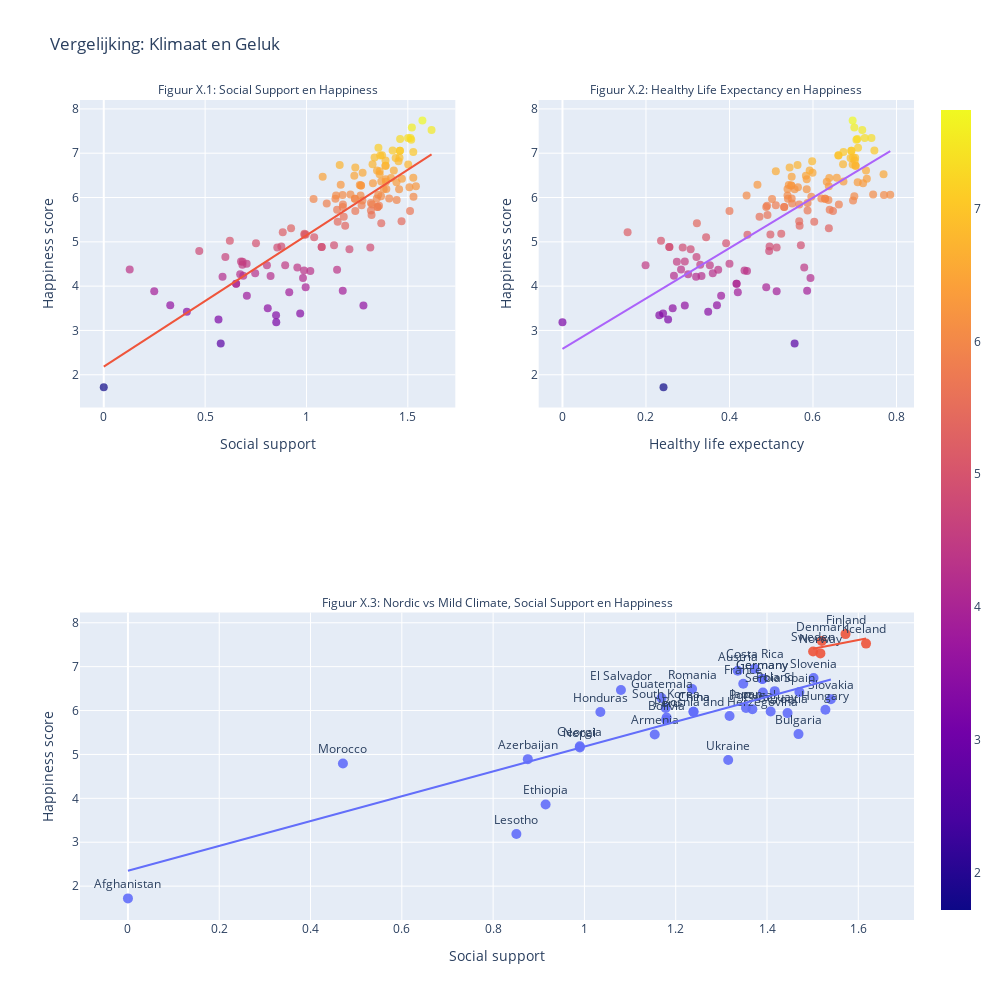

Write notebook code for a chart like this one.
### Markdown cell above
In het World Happiness Report (2025) dataset is te zien dat de Scandinavische landen (Noorwegen, Zweden, Finland, Denemarken en Ijsland) heel hoog scoren op Happiness score, ondanks dat deze landen over het algemeen lange en extremere winters hebben. Eerder is er aangetoond dat er een hoge correlatie zitten tussen Social support (sociale voorzieningen) en Healthy Life expectancy met de Happiness score. Dit kunnen we ook zien in de Figuren X.1 en X.2 hieronder. 

In Figuur X.1 zijn verschillende landen in een grafiek te zien waar op de x-as de score van Social support staat, en op de y-as de Happiness score van het betreffende land. Er is een positieve trend te zien in deze grafiek, en is het duidelijk te zien dat over het algemeen landen met betere sociale voorzieningen, ook een hogere Happiness score hebben. Mensen zijn ook meer tevreden met hun leven als ze op iemand of iets kunnen vertrouwen als ze in nood zijn (Calvo et al., 2012). Het is daarom ook niet heel bijzonder dat de correlatie tussen Social support en Happiness hoog is, omdat Social support een grote rol speelt in een maatschappij. 

Daarnaast is ook de correlatie tussen Healthy life expectancy en Happiness duidelijk te zien in Figuur X.2, waar landen met een betere levensverwachting, ook blijer zijn. Healthy life expectancy betekent dat men hier een gezonde leven kan leiden en daardoor ook minder zorgen zal hebben voor hun eigen gezondheid, of die van hun dierbaren. Goede gezondheidszorg zorgt dus voor een sterkere gevoel van veiligheid en welzijn. 

En om te laten zien dat er een degelijk verschil is tussen de Happiness scores van Scandinavische landen en andere landen met een mildere klimaat, worden de Scandinavische landen in Figuur X.3 vergeleken met andere landen. Hier is gekozen voor landen met een gemiddelde temperatuur tussen 16 en 23 graden celsius, wat al hoger is dan het gemiddelde temperatuur van de Scandinavische landen, en worden die vergeleken met de Scandinavische landen zelf. De factor Social support wordt hier ook bij gedaan, om te laten zien dat een aantal van deze landen slechtere sociale steun hebben, en ook een lagere Happiness score. Uit het figuur is duidelijk te zien dat de Scandinavische landen een redelijk stuk hoger scoren op Happiness dan andere landen met mildere klimaten en lagere sociale steun, en laat dus zien hoe belangrijk de factor Social support is.

### Code cell
# Definieer Nordic en gemiddeld warme landen
nordics = ['Sweden', 'Norway', 'Finland', 'Denmark', 'Iceland']
avg_temp_df = df123[(df123['temperature_celsius'] >= 16) & (df123['temperature_celsius'] <= 23)]
avg_temp_countries = avg_temp_df['country'].unique()

# Voeg Highlight-kolom toe voor categorisering
def climate_category(row):
    if row['country'] in nordics:
        return 'Nordic'
    elif row['country'] in avg_temp_countries:
        return 'Mild Climate'
    else:
        return 'Other'

df123['Highlight'] = df123.apply(climate_category, axis=1)

# Eerste plot: alle landen, viridis kleuren op basis van social support
scatter_all = px.scatter(
    df123,
    x='Social support',
    y='Ladder score',
    color='Ladder score',                  # Viridis op happiness
    color_continuous_scale='viridis',
    trendline='ols',                        
    title='Correlatie: Social Support vs Happiness (alle landen)',
    hover_name='country'
)

scatter_all.update_traces(marker=dict(size=8, opacity=0.7), textposition='top center')

# Tweede plot: alle landen, viridis kleuren op basis van Healthy life expectancy
scatter_health = px.scatter(
    df123,
    x='Healthy life expectancy',
    y='Ladder score',
    color='Ladder score',
    color_continuous_scale='viridis',
    trendline='ols',
    title='Healthy Life Expectancy vs Happiness',
    hover_name='country'
)
scatter_health.update_traces(marker=dict(size=8, opacity=0.7), textposition='top center')

# Derde plot: enkel Nordic vs Mild Climate landen
scan_vs_mild = px.scatter(
    df123[df123['Highlight'].isin(['Nordic', 'Mild Climate'])],
    x='Social support',
    y='Ladder score',
    color='Highlight',
    color_continuous_scale='viridis',
    trendline='ols',
    text='country',
    title='Nordic vs Mild Climate landen: Social Support vs Happiness',
    hover_name='country'
)

scan_vs_mild.update_traces(marker=dict(size=10, opacity=0.9), textposition='top center')

# Combineer in subplots
final_fig = make_subplots(
    rows=2,
    cols=2,
    column_widths=[0.5, 0.5],
    row_heights=[0.5, 0.5],
    specs=[
        [{}, {}],                      # hier zijn twee afzonderlijke plots
        [{"colspan": 2}, None]        # zodat rij 2 een brede plot over twee kolommen
    ],
    subplot_titles=(
        "Figuur X.1: Social Support en Happiness",
        "Figuur X.2: Healthy Life Expectancy en Happiness",
        "Figuur X.3: Nordic vs Mild Climate, Social Support en Happiness"
    )
)

# Voeg data toe
for trace in scatter_all.data:
    final_fig.add_trace(trace, row=1, col=1)
for trace in scatter_health.data:
    final_fig.add_trace(trace, row=1, col=2)
for trace in scan_vs_mild.data:
    final_fig.add_trace(trace, row=2, col=1)

# Layout, font en labels
final_fig.update_layout(
    height=1000,
    width=1000,
    title_text="Vergelijking: Klimaat en Geluk",
    showlegend=False
)

for annotation in final_fig['layout']['annotations']:
    annotation['font'] = dict(size=12)

final_fig.update_xaxes(title_text="Social support", row=1, col=1)
final_fig.update_xaxes(title_text="Social support", row=2, col=1)
final_fig.update_xaxes(title_text="Healthy life expectancy", row=1, col=2)
final_fig.update_yaxes(title_text="Happiness score", row=1, col=2)
final_fig.update_yaxes(title_text="Happiness score", row=1, col=1)
final_fig.update_yaxes(title_text="Happiness score", row=2, col=1)

# Toon figuur
final_fig.show()

### Figure 1 — Plotly figure (JSON) as saved in the notebook; plotly's stock layout.template omitted (floating-point values rounded to 4 significant figures; data arrays with more than 128 entries replaced by an {"elided": "..."} marker saying what was removed)
{"data": [{"hovertemplate": "<b>%{hovertext}</b><br><br>Social support=%{x}<br>Ladder score=%{marker.color}<extra></extra>", "hovertext": {"elided": "217 str values"}, "legendgroup": "", "marker": {"color": {"elided": "217 float values"}, "coloraxis": "coloraxis", "opacity": 0.7, "size": 8, "symbol": "circle"}, "mode": "markers", "name": "", "orientation": "v", "showlegend": false, "textposition": "top center", "type": "scatter", "x": {"elided": "217 float values"}, "xaxis": "x", "y": {"elided": "217 float values"}, "yaxis": "y"}, {"hovertemplate": "<b>OLS trendline</b><br>Ladder score = 2.96208 * Social support + 2.18271<br>R<sup>2</sup>=0.684833<br><br>Social support=%{x}<br>Ladder score=%{y} <b>(trend)</b><extra></extra>", "legendgroup": "", "marker": {"opacity": 0.7, "size": 8, "symbol": "circle"}, "mode": "lines", "name": "", "showlegend": false, "textposition": "top center", "type": "scatter", "x": {"elided": "134 float values"}, "xaxis": "x", "y": {"elided": "134 float values"}, "yaxis": "y"}, {"hovertemplate": "<b>%{hovertext}</b><br><br>Healthy life expectancy=%{x}<br>Ladder score=%{marker.color}<extra></extra>", "hovertext": {"elided": "217 str values"}, "legendgroup": "", "marker": {"color": {"elided": "217 float values"}, "coloraxis": "coloraxis", "opacity": 0.7, "size": 8, "symbol": "circle"}, "mode": "markers", "name": "", "orientation": "v", "showlegend": false, "textposition": "top center", "type": "scatter", "x": {"elided": "217 float values"}, "xaxis": "x2", "y": {"elided": "217 float values"}, "yaxis": "y2"}, {"hovertemplate": "<b>OLS trendline</b><br>Ladder score = 5.68553 * Healthy life expectancy + 2.58441<br>R<sup>2</sup>=0.601291<br><br>Healthy life expectancy=%{x}<br>Ladder score=%{y} <b>(trend)</b><extra></extra>", "legendgroup": "", "marker": {"opacity": 0.7, "size": 8, "symbol": "circle"}, "mode": "lines", "name": "", "showlegend": false, "textposition": "top center", "type": "scatter", "x": {"elided": "134 float values"}, "xaxis": "x2", "y": {"elided": "134 float values"}, "yaxis": "y2"}, {"hovertemplate": "<b>%{hovertext}</b><br><br>Highlight=Mild Climate<br>Social support=%{x}<br>Ladder score=%{y}<br>country=%{text}<extra></extra>", "hovertext": ["Afghanistan", "Armenia", "Austria", "Azerbaijan", "Bolivia", "Bosnia and Herzegovina", "Bulgaria", "Bélgica", "China", "China", "Costa Rica", "Croatia", "Czech Republic", "El Salvador", "Eritrea", "Ethiopia", "France", "Georgia", "Germany", "Germany", "Guatemala", "Honduras", "Hungary", "Japan", "Kyrghyzstan", "Lesotho", "Letonia", "Monaco", "Morocco", "Nepal", "North Korea", "Paraguay", "Peru", "Poland", "Portugal", "Romania", "San Marino", "Serbia", "Slovakia", "Slovenia", "South Korea", "Spain", "Tonga", "Ukraine"], "legendgroup": "Mild Climate", "marker": {"color": "#636efa", "opacity": 0.9, "size": 10, "symbol": "circle"}, "mode": "markers+text", "name": "Mild Climate", "orientation": "v", "showlegend": true, "text": ["Afghanistan", "Armenia", "Austria", "Azerbaijan", "Bolivia", "Bosnia and Herzegovina", "Bulgaria", "Bélgica", "China", "China", "Costa Rica", "Croatia", "Czech Republic", "El Salvador", "Eritrea", "Ethiopia", "France", "Georgia", "Germany", "Germany", "Guatemala", "Honduras", "Hungary", "Japan", "Kyrghyzstan", "Lesotho", "Letonia", "Monaco", "Morocco", "Nepal", "North Korea", "Paraguay", "Peru", "Poland", "Portugal", "Romania", "San Marino", "Serbia", "Slovakia", "Slovenia", "South Korea", "Spain", "Tonga", "Ukraine"], "textposition": "top center", "type": "scatter", "x": [0, 1.154, 1.336, 0.876, 1.179, 1.318, 1.469, null, 1.239, 1.239, 1.373, 1.445, null, 1.08, null, 0.915, 1.348, 0.99, 1.39, 1.39, 1.169, 1.035, 1.528, 1.354, null, 0.851, null, null, 0.471, 0.99, null, 1.408, 1.18, 1.417, 1.368, 1.236, null, 1.391, 1.54, 1.502, 1.178, 1.471, null, 1.315], "xaxis": "x3", "y": [1.721, 5.455, 6.905, 4.893, 5.784, 5.877, 5.463, null, 5.973, 5.973, 6.955, 5.942, null, 6.469, null, 3.861, 6.609, 5.185, 6.719, 6.719, 6.287, 5.968, 6.017, 6.06, null, 3.186, null, null, 4.795, 5.158, null, 5.977, 5.841, 6.442, 6.03, 6.491, null, 6.411, 6.257, 6.743, 6.058, 6.421, null, 4.873], "yaxis": "y3"}, {"hovertemplate": "<b>OLS trendline</b><br>Ladder score = 2.82955 * Social support + 2.35047<br>R<sup>2</sup>=0.664467<br><br>Highlight=Mild Climate<br>Social support=%{x}<br>Ladder score=%{y} <b>(trend)</b><extra></extra>", "legendgroup": "Mild Climate", "marker": {"color": "#636efa", "opacity": 0.9, "size": 10, "symbol": "circle"}, "mode": "lines", "name": "Mild Climate", "showlegend": false, "textposition": "top center", "type": "scatter", "x": [0, 0.471, 0.851, 0.876, 0.915, 0.99, 0.99, 1.035, 1.08, 1.154, 1.169, 1.178, 1.179, 1.18, 1.236, 1.239, 1.239, 1.315, 1.318, 1.336, 1.348, 1.354, 1.368, 1.373, 1.39, 1.39, 1.391, 1.408, 1.417, 1.445, 1.469, 1.471, 1.502, 1.528, 1.54], "xaxis": "x3", "y": [2.35, 3.683, 4.758, 4.829, 4.94, 5.152, 5.152, 5.279, 5.406, 5.616, 5.658, 5.684, 5.687, 5.689, 5.848, 5.856, 5.856, 6.071, 6.08, 6.131, 6.165, 6.182, 6.221, 6.235, 6.284, 6.284, 6.286, 6.334, 6.36, 6.439, 6.507, 6.513, 6.6, 6.674, 6.708], "yaxis": "y3"}, {"hovertemplate": "<b>%{hovertext}</b><br><br>Highlight=Nordic<br>Social support=%{x}<br>Ladder score=%{y}<br>country=%{text}<extra></extra>", "hovertext": ["Denmark", "Finland", "Iceland", "Norway", "Sweden"], "legendgroup": "Nordic", "marker": {"color": "#EF553B", "opacity": 0.9, "size": 10, "symbol": "circle"}, "mode": "markers+text", "name": "Nordic", "orientation": "v", "showlegend": true, "text": ["Denmark", "Finland", "Iceland", "Norway", "Sweden"], "textposition": "top center", "type": "scatter", "x": [1.52, 1.572, 1.617, 1.517, 1.501], "xaxis": "x3", "y": [7.583, 7.741, 7.525, 7.302, 7.344], "yaxis": "y3"}, {"hovertemplate": "<b>OLS trendline</b><br>Ladder score = 2.01378 * Social support + 4.3869<br>R<sup>2</sup>=0.290722<br><br>Highlight=Nordic<br>Social support=%{x}<br>Ladder score=%{y} <b>(trend)</b><extra></extra>", "legendgroup": "Nordic", "marker": {"color": "#EF553B", "opacity": 0.9, "size": 10, "symbol": "circle"}, "mode": "lines", "name": "Nordic", "showlegend": false, "textposition": "top center", "type": "scatter", "x": [1.501, 1.517, 1.52, 1.572, 1.617], "xaxis": "x3", "y": [7.41, 7.442, 7.448, 7.553, 7.643], "yaxis": "y3"}], "layout": {"annotations": [{"font": {"size": 12}, "showarrow": false, "text": "Figuur X.1: Social Support en Happiness", "x": 0.225, "xanchor": "center", "xref": "paper", "y": 1, "yanchor": "bottom", "yref": "paper"}, {"font": {"size": 12}, "showarrow": false, "text": "Figuur X.2: Healthy Life Expectancy en Happiness", "x": 0.775, "xanchor": "center", "xref": "paper", "y": 1, "yanchor": "bottom", "yref": "paper"}, {"font": {"size": 12}, "showarrow": false, "text": "Figuur X.3: Nordic vs Mild Climate, Social Support en Happiness", "x": 0.5, "xanchor": "center", "xref": "paper", "y": 0.375, "yanchor": "bottom", "yref": "paper"}], "height": 1000, "showlegend": false, "title": {"text": "Vergelijking: Klimaat en Geluk"}, "width": 1000, "xaxis": {"anchor": "y", "autorange": true, "domain": [0, 0.45], "range": [-0.1173, 1.734], "title": {"text": "Social support"}, "type": "linear"}, "xaxis2": {"anchor": "y2", "autorange": true, "domain": [0.55, 1], "range": [-0.05695, 0.8419], "title": {"text": "Healthy life expectancy"}, "type": "linear"}, "xaxis3": {"anchor": "y3", "autorange": true, "domain": [0, 1], "range": [-0.1051, 1.722], "title": {"text": "Social support"}, "type": "linear"}, "yaxis": {"anchor": "x", "autorange": true, "domain": [0.625, 1], "range": [1.261, 8.201], "title": {"text": "Happiness score"}, "type": "linear"}, "yaxis2": {"anchor": "x2", "autorange": true, "domain": [0.625, 1], "range": [1.261, 8.201], "title": {"text": "Happiness score"}, "type": "linear"}, "yaxis3": {"anchor": "x3", "autorange": true, "domain": [0, 0.375], "range": [1.228, 8.234], "title": {"text": "Happiness score"}, "type": "linear"}}}
